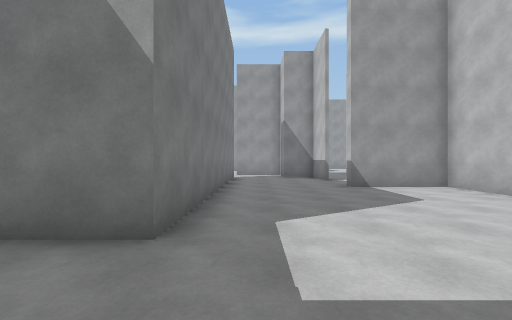
view 1 (above)

23 first-person views from a walk through a Unity game level. The camera is 1.4 m above the floor, looks level and sees 90° across. The floor is counted in squares, 1.8 m on a side. Each view is taken from the middle of a square. On the plan, view 1 faces up. The plan holds only what a view shows up to about 10 squares ahead; the rest is blank. The player character is not drawn.

view 2
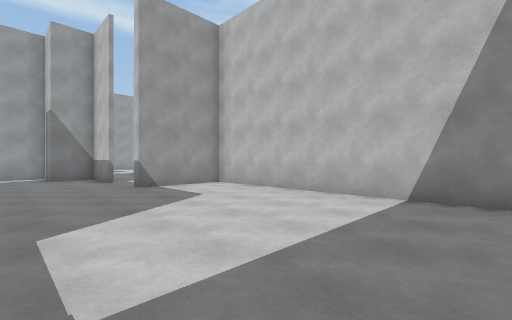

view 3
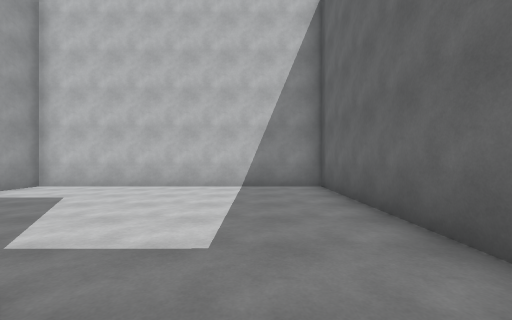

view 4
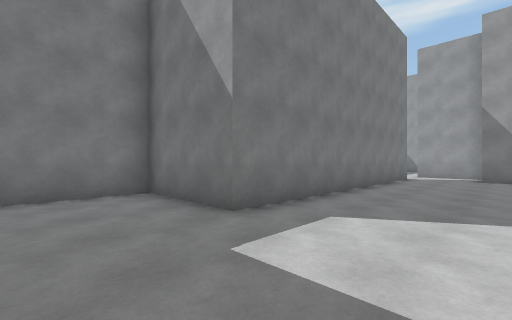

view 5
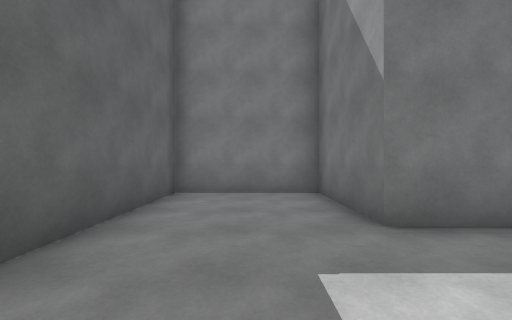

view 6
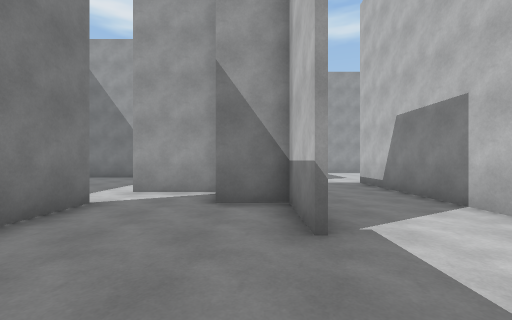

view 7
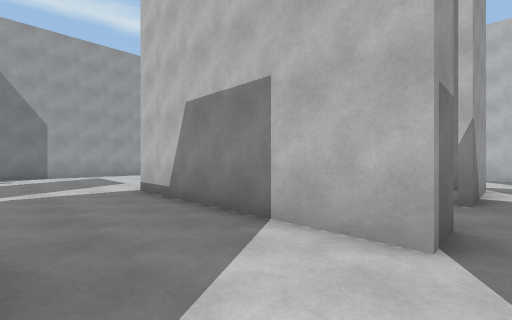

view 8
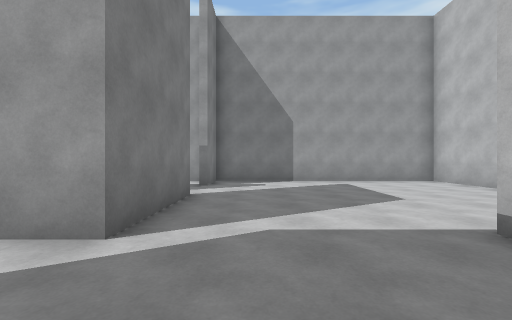

view 9
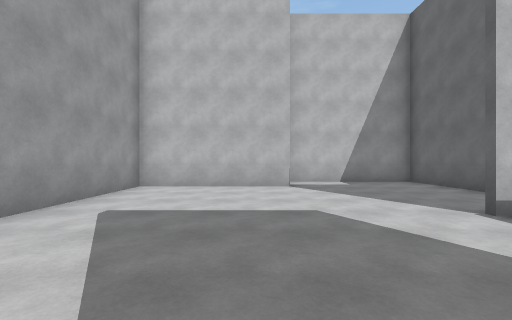

view 10
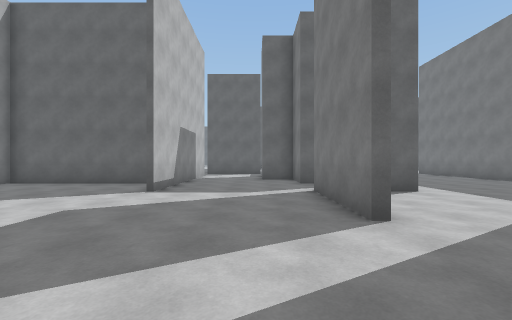

view 11
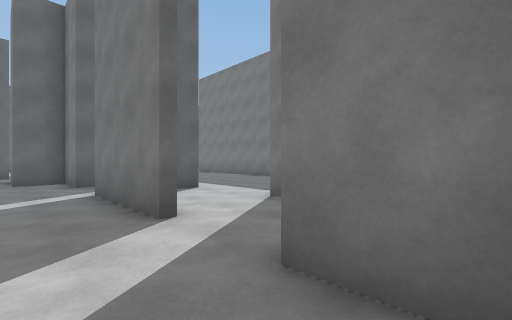

view 12
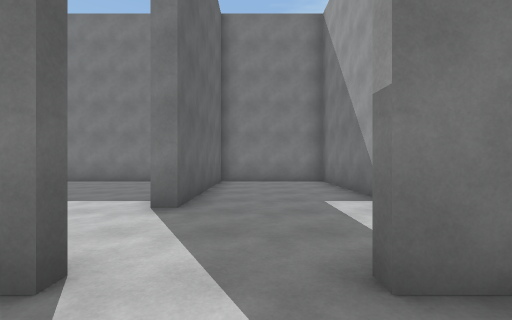

view 13
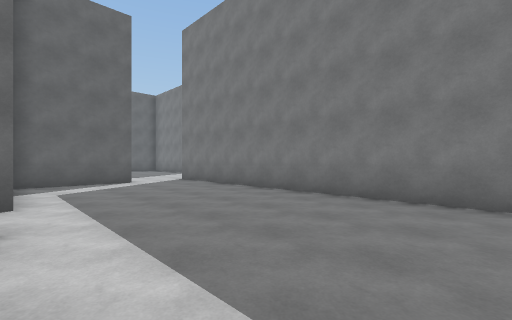

view 14
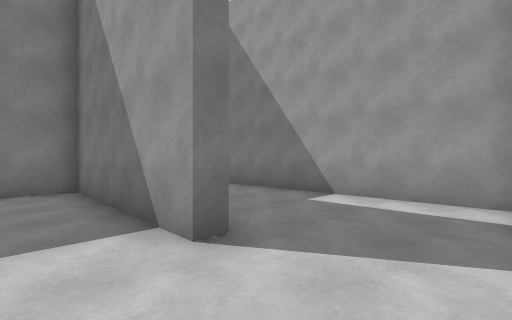

view 15
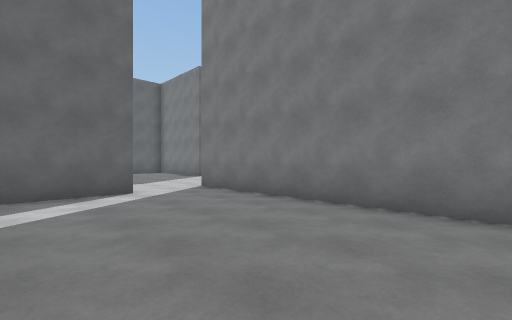

view 16
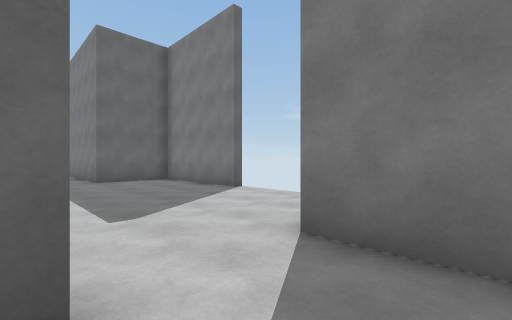

view 17
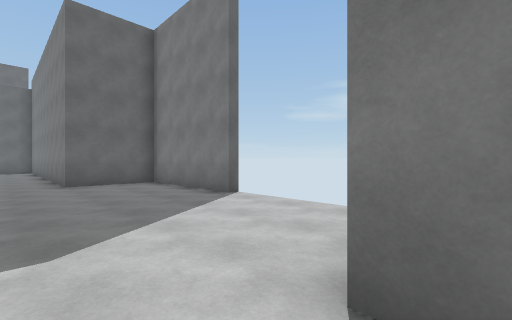

view 18
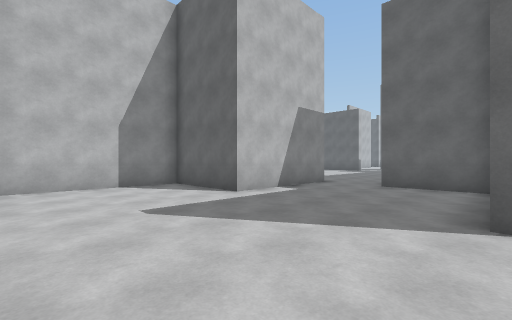

view 19
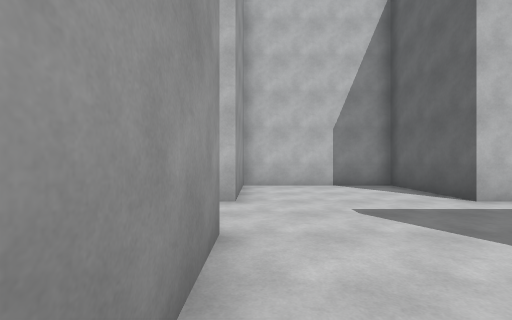

view 20
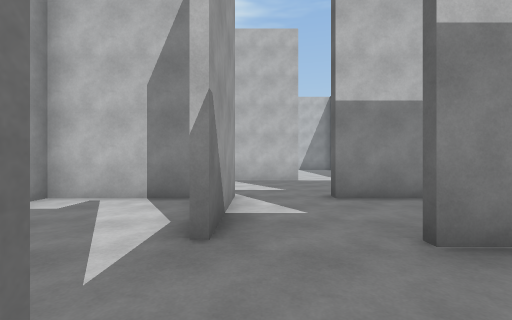

view 21
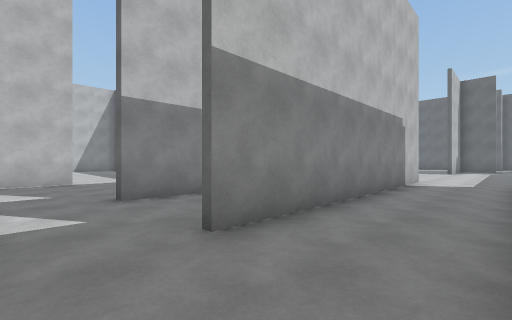

view 22
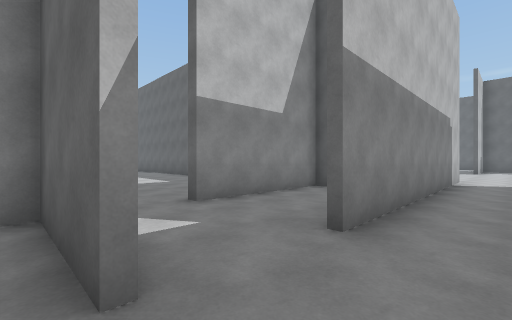

view 23
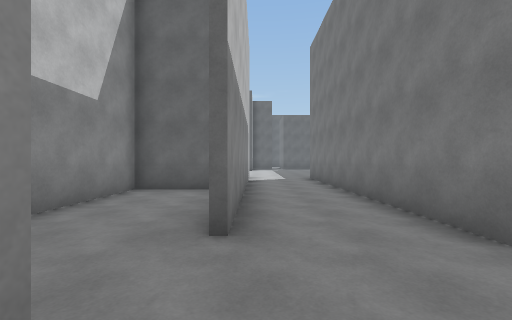

### Floor plan
Points are (right, up) in squares from view 1. A wall is a line through its corners. A room is listed if a view was taken in it or the views show most of it. See-through windows are left out.
Room 1 (views 1, 2, 3, 4, 5, 6)
walls: (2.6, 9.6) (2.6, 11.6) (1.3, 11.6) (1.3, 12.9); (-1, 11.6) (-1, 2.5) (-4, 2.5) (-4, -0.9) (5.5, -0.9) (5.5, 7.4) (2.8, 7.4); (1.2, 13.2) (-1, 13.2)
ways out: opening at (3, 9) to room 2; opening at (0, 12) to room 3
Room 2 (views 7, 8, 9, 10, 11, 12)
walls: (6.6, 13.5) (11.2, 13.5) (11.2, 17.9); (9.6, 18) (9.6, 22.4) (1.5, 22.4) (1.5, 20.8); (1.5, 18.8) (1.5, 15.5) (0.5, 15.5); (1, 13.5) (1.5, 13.5) (1.5, 11.8) (2.8, 11.8); (2.7, 11.5) (2.7, 10.4); (5.5, 9.5) (5.5, 15.8)
ways out: opening at (3, 9) to room 1; opening at (-0.5, 14.5) to room 3; opening at (2, 19.5) to room 4; opening at (6, 9) to room 6
Room 3 (views 13, 15, 16, 17)
walls: (-1, 15.7) (-0.3, 15.7); (-4.2, 7.7) (-1.2, 7.7); (-2.4, 18.3) (-6.3, 18.3) (-6.3, 7.4)
ways out: opening at (0, 12) to room 1; opening at (-0.5, 14.5) to room 2; opening at (-1, 17.7) to room 4; opening at (-5.5, 8) to room 5
Room 4 (view 14)
walls: (1, 22.4) (-6.3, 22.4) (-6.3, 18.7) (-1, 18.7) (-1, 18.3) (-2.4, 18.3)
ways out: opening at (2, 19.5) to room 2; opening at (-1, 17.7) to room 3
Room 5 (views 18, 19)
walls: (-9.2, 3.3) (-8.8, 3.3) (-8.8, -0.9) (-6.3, -0.9); (-6.3, 7.4) (-8.6, 7.4); (-4.2, -0.4) (-4.2, 2.9) (-1.1, 2.9) (-1.1, 7.4) (-4.1, 7.4)
ways out: opening at (-5.5, 8) to room 3; opening at (-5, -1); gap at (-9, 8)
Room 6 (views 20, 21)
walls: (9.2, 3.3) (11.2, 3.3) (11.2, 7.4); (5.7, 7.8) (5.7, 0); (6.6, 9.5) (5.5, 9.5); (11.4, 9.5) (8.4, 9.5); (8.3, -1.2) (8.3, 7.5)
ways out: opening at (6, 9) to room 2; opening at (7.5, 10) to room 7; opening at (7, -2); opening at (12, 8.5)
Room 7 (views 22, 23)
walls: (8.4, 9.6) (11.2, 9.6) (11.2, 13.2) (10.8, 13.2)
ways out: opening at (7.5, 10) to room 6

Where each view was taken, in squares from view 1:
view 1: 0 up, 0 right, facing up
view 2: 0 up, 0 right, facing up-right
view 3: 1 up, 2 left, facing right
view 4: 0 up, 2 right, facing up-left
view 5: 1 up, 2 right, facing left
view 6: 7 up, 2 right, facing up
view 7: 9 up, 3 right, facing up-right
view 8: 13 up, 3 right, facing up
view 9: 19 up, 2 right, facing right
view 10: 22 up, 3 right, facing down
view 11: 22 up, 3 right, facing down-left
view 12: 20 up, 3 right, facing left
view 13: 17 up, 1 left, facing down-left
view 14: 17 up, 1 right, facing up-left
view 15: 14 up, 2 left, facing down-left
view 16: 9 up, 4 left, facing down-left
view 17: 8 up, 5 left, facing down-left
view 18: 7 up, 9 left, facing down-right
view 19: 7 up, 9 left, facing right
view 20: 9 up, 6 right, facing right
view 21: 9 up, 6 right, facing down-right
view 22: 10 up, 7 right, facing down-right
view 23: 10 up, 8 right, facing down
